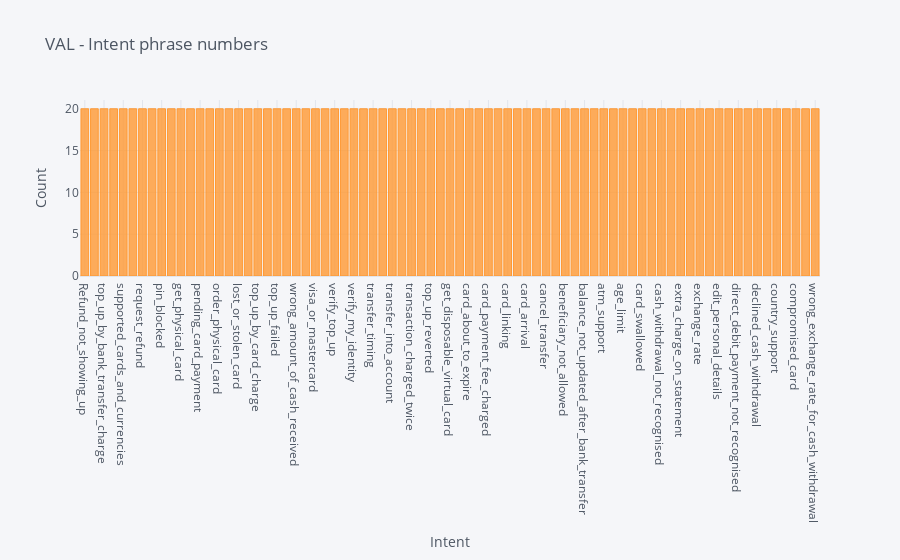

Notebook source saved alongside this figure:
### Code cell
(data[data.ds_name == 'valid'].groupby(['intent']).count()['text']
     .sort_values(ascending=False).iplot(kind='bar',
                                         yTitle='Count',
                                         opacity=0.8,
                                         title='VAL - Intent phrase numbers',
                                         xTitle='Intent'))

### Figure 1 — Plotly figure (JSON) as saved in the notebook; plotly's stock layout.template omitted (floating-point values rounded to 4 significant figures)
{"data": [{"marker": {"color": "rgba(255, 153, 51, 0.8)", "line": {"color": "rgba(255, 153, 51, 1.0)", "width": 1}}, "name": "text", "orientation": "v", "text": "", "type": "bar", "x": ["Refund_not_showing_up", "pending_transfer", "top_up_by_bank_transfer_charge", "terminate_account", "supported_cards_and_currencies", "reverted_card_payment?", "request_refund", "receiving_money", "pin_blocked", "pending_top_up", "get_physical_card", "pending_cash_withdrawal", "pending_card_payment", "passcode_forgotten", "order_physical_card", "lost_or_stolen_phone", "lost_or_stolen_card", "getting_virtual_card", "top_up_by_card_charge", "top_up_by_cash_or_cheque", "top_up_failed", "top_up_limits", "wrong_amount_of_cash_received", "why_verify_identity", "visa_or_mastercard", "virtual_card_not_working", "verify_top_up", "verify_source_of_funds", "verify_my_identity", "unable_to_verify_identity", "transfer_timing", "transfer_not_received_by_recipient", "transfer_into_account", "transfer_fee_charged", "transaction_charged_twice", "topping_up_by_card", "top_up_reverted", "getting_spare_card", "get_disposable_virtual_card", "activate_my_card", "card_about_to_expire", "card_payment_not_recognised", "card_payment_fee_charged", "card_not_working", "card_linking", "card_delivery_estimate", "card_arrival", "card_acceptance", "cancel_transfer", "fiat_currency_support", "beneficiary_not_allowed", "balance_not_updated_after_cheque_or_cash_deposit", "balance_not_updated_after_bank_transfer", "automatic_top_up", "atm_support", "apple_pay_or_google_pay", "age_limit", "card_payment_wrong_exchange_rate", "card_swallowed", "cash_withdrawal_charge", "cash_withdrawal_not_recognised", "failed_transfer", "extra_charge_on_statement", "exchange_via_app", "exchange_rate", "exchange_charge", "edit_personal_details", "disposable_card_limits", "direct_debit_payment_not_recognised", "declined_transfer", "declined_cash_withdrawal", "declined_card_payment", "country_support", "contactless_not_working", "compromised_card", "change_pin", "wrong_exchange_rate_for_cash_withdrawal"], "y": [20, 20, 20, 20, 20, 20, 20, 20, 20, 20, 20, 20, 20, 20, 20, 20, 20, 20, 20, 20, 20, 20, 20, 20, 20, 20, 20, 20, 20, 20, 20, 20, 20, 20, 20, 20, 20, 20, 20, 20, 20, 20, 20, 20, 20, 20, 20, 20, 20, 20, 20, 20, 20, 20, 20, 20, 20, 20, 20, 20, 20, 20, 20, 20, 20, 20, 20, 20, 20, 20, 20, 20, 20, 20, 20, 20, 20]}], "layout": {"legend": {"bgcolor": "#F5F6F9", "font": {"color": "#4D5663"}}, "paper_bgcolor": "#F5F6F9", "plot_bgcolor": "#F5F6F9", "title": {"font": {"color": "#4D5663"}, "text": "VAL - Intent phrase numbers"}, "xaxis": {"gridcolor": "#E1E5ED", "showgrid": true, "tickfont": {"color": "#4D5663"}, "title": {"font": {"color": "#4D5663"}, "text": "Intent"}, "zerolinecolor": "#E1E5ED"}, "yaxis": {"gridcolor": "#E1E5ED", "showgrid": true, "tickfont": {"color": "#4D5663"}, "title": {"font": {"color": "#4D5663"}, "text": "Count"}, "zerolinecolor": "#E1E5ED"}}}
